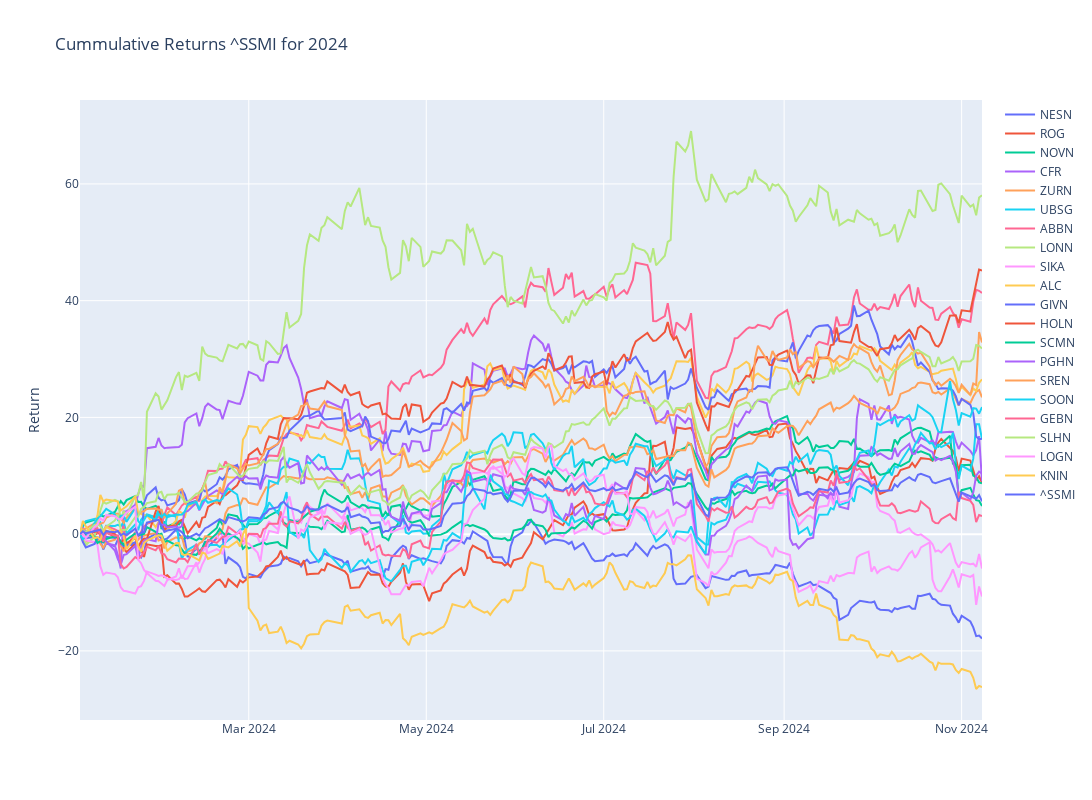

Notebook code cell kept with this figure:
### Code cell
# Plotly
fig = make_subplots()

# Graph (1,1)
# Loop all stock files and get cummulative return for year
for stock in tqdm(index_list):
    f = os.path.join("../input", stock)
    df = pd.read_csv(f+".csv",index_col="Date",parse_dates=True)
    df['Cummulative_Return'] = cumulative_return(df["Adj Close"].loc[year])
    fig.add_trace(go.Scatter(x=df['Cummulative_Return'].loc[year].index,y=df['Cummulative_Return'].loc[year],mode="lines",name=stock.split('.')[0]),row=1,col=1)

# Update xaxis properties
fig.update_yaxes(title_text="Return", row=1, col=1)

fig.update_layout(height=800, width=1300,showlegend=True,title=f"Cummulative Returns {ticker} for {year}")

fig.show()

### Figure 1 — Plotly figure (JSON) as saved in the notebook; plotly's stock layout.template omitted (floating-point values rounded to 4 significant figures; data arrays with more than 128 entries replaced by an {"elided": "..."} marker saying what was removed)
{"data": [{"mode": "lines", "name": "NESN", "type": "scatter", "x": {"elided": "217 str values"}, "xaxis": "x", "y": {"elided": "217 float values"}, "yaxis": "y"}, {"mode": "lines", "name": "ROG", "type": "scatter", "x": {"elided": "217 str values"}, "xaxis": "x", "y": {"elided": "217 float values"}, "yaxis": "y"}, {"mode": "lines", "name": "NOVN", "type": "scatter", "x": {"elided": "217 str values"}, "xaxis": "x", "y": {"elided": "217 float values"}, "yaxis": "y"}, {"mode": "lines", "name": "CFR", "type": "scatter", "x": {"elided": "217 str values"}, "xaxis": "x", "y": {"elided": "217 float values"}, "yaxis": "y"}, {"mode": "lines", "name": "ZURN", "type": "scatter", "x": {"elided": "217 str values"}, "xaxis": "x", "y": {"elided": "217 float values"}, "yaxis": "y"}, {"mode": "lines", "name": "UBSG", "type": "scatter", "x": {"elided": "217 str values"}, "xaxis": "x", "y": {"elided": "217 float values"}, "yaxis": "y"}, {"mode": "lines", "name": "ABBN", "type": "scatter", "x": {"elided": "217 str values"}, "xaxis": "x", "y": {"elided": "217 float values"}, "yaxis": "y"}, {"mode": "lines", "name": "LONN", "type": "scatter", "x": {"elided": "217 str values"}, "xaxis": "x", "y": {"elided": "217 float values"}, "yaxis": "y"}, {"mode": "lines", "name": "SIKA", "type": "scatter", "x": {"elided": "217 str values"}, "xaxis": "x", "y": {"elided": "217 float values"}, "yaxis": "y"}, {"mode": "lines", "name": "ALC", "type": "scatter", "x": {"elided": "217 str values"}, "xaxis": "x", "y": {"elided": "217 float values"}, "yaxis": "y"}, {"mode": "lines", "name": "GIVN", "type": "scatter", "x": {"elided": "217 str values"}, "xaxis": "x", "y": {"elided": "217 float values"}, "yaxis": "y"}, {"mode": "lines", "name": "HOLN", "type": "scatter", "x": {"elided": "217 str values"}, "xaxis": "x", "y": {"elided": "217 float values"}, "yaxis": "y"}, {"mode": "lines", "name": "SCMN", "type": "scatter", "x": {"elided": "217 str values"}, "xaxis": "x", "y": {"elided": "217 float values"}, "yaxis": "y"}, {"mode": "lines", "name": "PGHN", "type": "scatter", "x": {"elided": "217 str values"}, "xaxis": "x", "y": {"elided": "217 float values"}, "yaxis": "y"}, {"mode": "lines", "name": "SREN", "type": "scatter", "x": {"elided": "217 str values"}, "xaxis": "x", "y": {"elided": "217 float values"}, "yaxis": "y"}, {"mode": "lines", "name": "SOON", "type": "scatter", "x": {"elided": "217 str values"}, "xaxis": "x", "y": {"elided": "217 float values"}, "yaxis": "y"}, {"mode": "lines", "name": "GEBN", "type": "scatter", "x": {"elided": "217 str values"}, "xaxis": "x", "y": {"elided": "217 float values"}, "yaxis": "y"}, {"mode": "lines", "name": "SLHN", "type": "scatter", "x": {"elided": "217 str values"}, "xaxis": "x", "y": {"elided": "217 float values"}, "yaxis": "y"}, {"mode": "lines", "name": "LOGN", "type": "scatter", "x": {"elided": "217 str values"}, "xaxis": "x", "y": {"elided": "217 float values"}, "yaxis": "y"}, {"mode": "lines", "name": "KNIN", "type": "scatter", "x": {"elided": "217 str values"}, "xaxis": "x", "y": {"elided": "217 float values"}, "yaxis": "y"}, {"mode": "lines", "name": "^SSMI", "type": "scatter", "x": {"elided": "216 str values"}, "xaxis": "x", "y": {"elided": "216 float values"}, "yaxis": "y"}], "layout": {"height": 800, "showlegend": true, "title": {"text": "Cummulative Returns ^SSMI for 2024"}, "width": 1300, "xaxis": {"anchor": "y", "domain": [0, 1]}, "yaxis": {"anchor": "x", "domain": [0, 1], "title": {"text": "Return"}}}}
